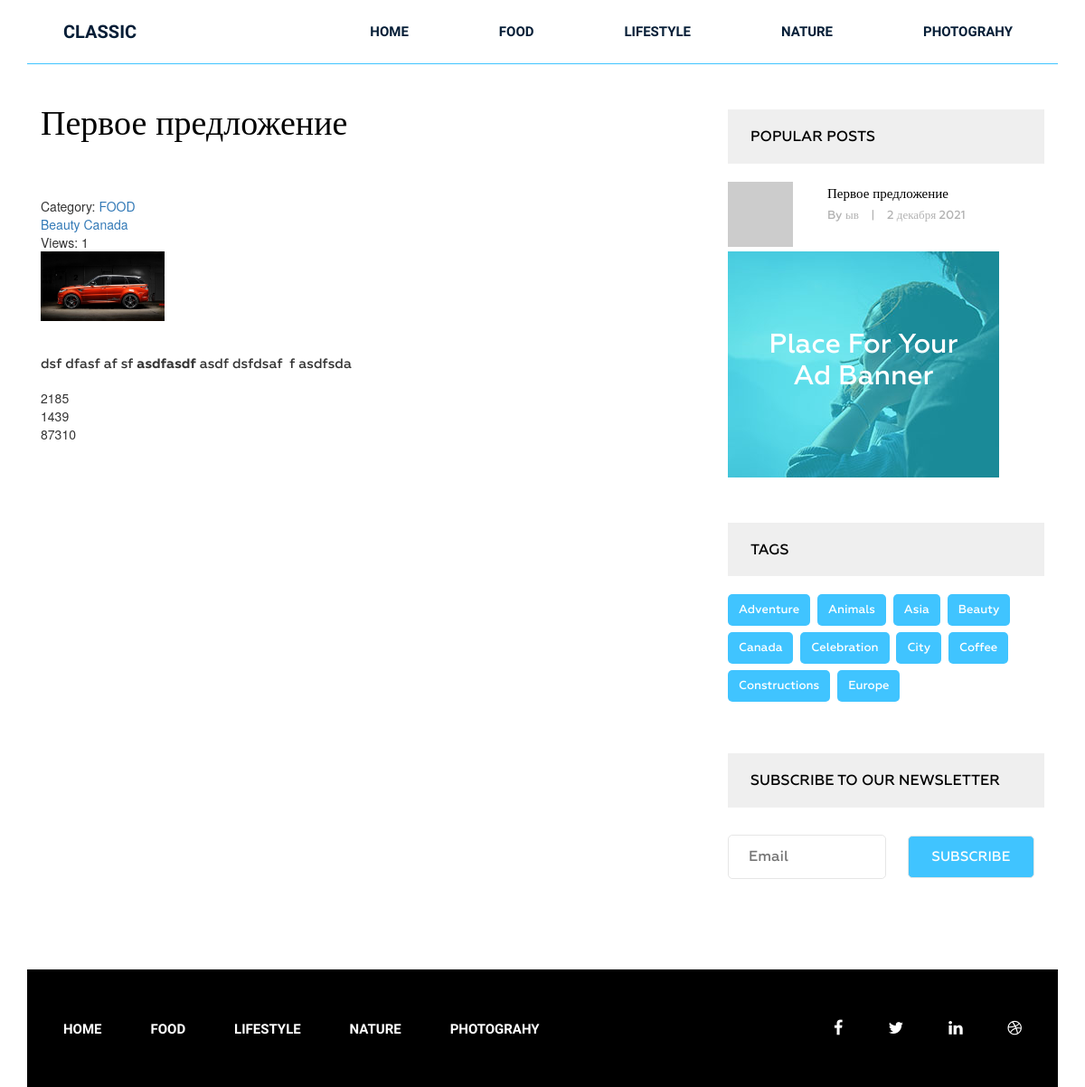
/post/pervoe-predlozhenie/, run on an earlier commit of the app's database.
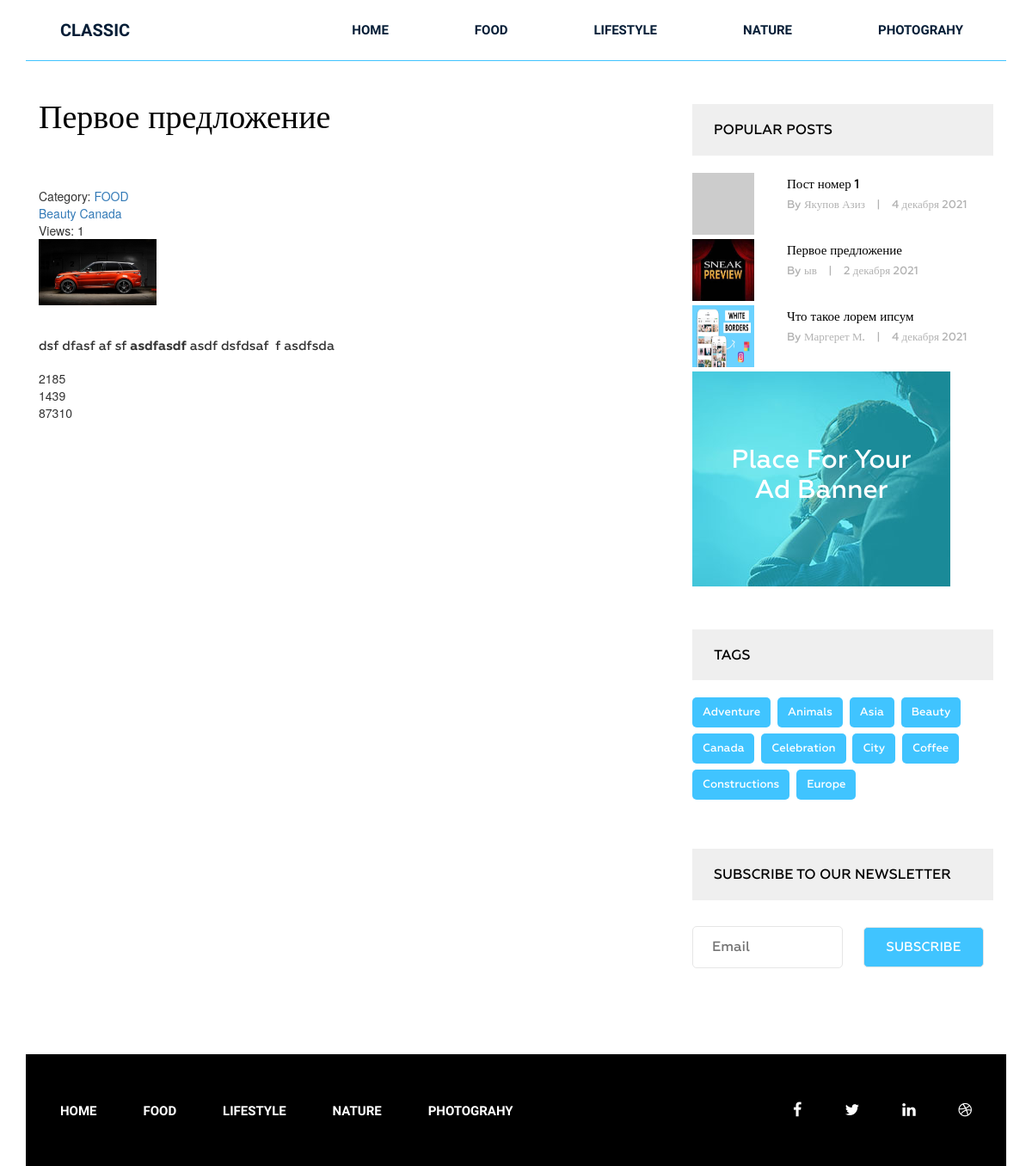
And on a later commit of the database.
### blog/models.py (models this page shows, shortened)
class Category(models.Model):
    title = models.CharField(max_length=255)
    slug = models.SlugField(max_length=255, verbose_name='Url', unique=True)
    def __str__(self):
        return self.title
    def get_absolute_url(self):
        return reverse('category', kwargs={"slug": self.slug})
    class Meta:
        ordering = ['title']
        verbose_name = 'Категория'
        verbose_name_plural = 'Категории'

class Post(models.Model):
    title = models.CharField(max_length=255, verbose_name='Заголовок')
    slug = models.SlugField(max_length=255, verbose_name='Url для СЕО', unique=True)
    author = models.CharField(max_length=100)
    content = CKEditor5Field(config_name='extends', blank=True)
    created_at = models.DateTimeField(auto_now_add=True, verbose_name='Опубликовано') #Дата создается в момент создания
    photo = models.ImageField(upload_to="photos/%Y/%m/%d/", blank=True)
    views = models.IntegerField(default=0, verbose_name="Кол-во просмотров")
    category = models.ForeignKey(Category, on_delete=models.PROTECT, related_name='posts') # Если первичная модель до поста, то можно писать ввиде ссылки,
    tags = models.ManyToManyField(Tag, blank=True, related_name='posts')
    def get_absolute_url(self):
        return reverse('post', kwargs={"slug": self.slug})
    class Meta:
        ordering = ['-created_at']
        verbose_name = 'Пост'
        verbose_name_plural = 'Посты'

class Tag(models.Model):
    title = models.CharField(max_length=100)
    slug = models.SlugField(max_length=100, verbose_name='Url Tags', unique=True)
    class Meta:
        ordering = ['title']
        verbose_name = 'Тэг'
        verbose_name_plural = 'Тэги'
    def get_absolute_url(self):
        return reverse('tag', kwargs={"slug": self.slug})

### blog/views.py (the view)
# urls.py: path('post/<str:slug>/', GetPost.as_view(), name="post"),
class GetPost(DetailView):
    model = Post
    template_name = 'blog/single.html'
    context_object_name = 'post'
    def get_context_data(self, *, object_list=None, **kwargs):
        context = super().get_context_data(**kwargs)
        self.object.views = F('views')+1
        self.object.save()
        self.object.refresh_from_db()
        return context

### blog/templatetags/menu.py (called while the page is built)
@register.inclusion_tag('blog/menu_tpl.html')
def show_menu(menu_class='menu'):
    categories = Category.objects.all()
    return {"categories": categories, "menu_class": menu_class}

### blog/templatetags/sidebar.py (called while the page is built)
@register.inclusion_tag('blog/popular_posts_tpl.html')
def get_popular(cnt=3):
    posts = Post.objects.order_by('-views')[:cnt]
    return {"posts": posts}

@register.inclusion_tag('blog/tags_tpl.html')
def get_tags():
    tags = Tag.objects.all()
    return {"tags": tags}

### blog/templates/blog/single.html (shortened to what this page needs)
{% extends 'base.html' %}
{% load static %}
{% load sidebar %}
{% block content %}
        <section class="single-blog-area">
            <div class="container">
                <div class="row">
                   <div class="col-md-12">
                    <div class="border-top">
                        <div class="col-md-8">
                        <div class="blog-area">
                            <div class="blog-area-part">
                                <h2>{{ post.title }}</h2>
                                <div class="for-style">
                                    Category: <a href="{{ post.category.get_absolute_url }}">{{ post.category }}</a><br>
                                    {% if post.tags.exists %}
                                            {% for tag in post.tags.all %}
                                                <a href="{{ tag.get_absolute_url }}">{{ tag.title }}</a>
                                            {% endfor %}
                                    {% endif %}
                                    <br>Views: {{ post.views }}
                                    {{ post.content|safe }}
                                </div>
                            </div>
                        </div>
                    </div>
                    <div class="col-md-4">
                        {% get_popular 3 %}
                        <div class="sidebar-ads">
                            <img src="img/sidebar-ads.jpg" alt="">
                            <p>Place For Your <br> Ad Banner</p>
                        </div>
                        {% get_tags %}
                        <div class="newsletter">
                            <h2 class="sidebar-title">Subscribe To oUR nEWSLETTER</h2>
                            <form action="#" method="post">
                                <input type="email" name="" id="" placeholder="Email">
                                <input type="submit" value="Subscribe">
                            </form>
                        </div>
                    </div>
                    </div>
                    </div>
                </div>
            </div>
        </section>
{% endblock %}

### templates/base.html (shortened to what this page needs)
{% load static %}
<!DOCTYPE html>
<html lang="en">
<head>
    <link rel="stylesheet" href="{% static 'css/bootstrap.css' %}">
    <link rel="stylesheet" href="{% static 'css/font-awesome.min.css' %}">
    <link rel="stylesheet" href="{% static 'css/owl.carousel.min.css' %}">
    <link rel="stylesheet" href="{% static 'css/owl.theme.default.min.css' %}">
    <link rel="stylesheet" href="{% static 'style.css' %}">
    <link rel="stylesheet" href="{% static 'responsive.css' %}">
</head>
<body>
    <div class="wrapper">
        {% include 'inc/_header.html' %}
        {% block content %}{% endblock %}
        {% include 'inc/_footer.html' %}
    </div>
</body>
</html>

### blog/templates/blog/popular_posts_tpl.html
<h2 class="sidebar-title">Popular posts</h2>
<div class="grid">
    {% for post in posts %}
                            <div class="portfolio-item recent" >
                                    {% if post.photo %}
                                    <img src="{{ post.photo.url }}" alt="" width="350" class="mr-3">
                                    {% else %}
                                    <img src="https://picsum.photos/id/1060/350/235/?blur=2" alt="" width="350" class="mr-3">
                                    {% endif%}
                                <div class="portfolio-text">
                                    <h5><a href="{{ post.get_absolute_url }}">{{ post.title }}</a></h5>
                                    <p>By {{ post.author }} <span>|</span> {{ post.created_at|date:"j E Y" }} </p>
                                </div>
                            </div>
    {% endfor %}
</div>

### blog/templates/blog/tags_tpl.html
<div class="tags">
    <h2 class="sidebar-title">Tags</h2>
    {% for tag in tags %}
                            <p><a href="{{ tag.get_absolute_url }}">{{ tag.title }}</a></p>
    {% endfor %}
 </div>

### templates/inc/_footer.html
{% load menu %}
<footer class="footer">
            <div class="container">
                <div class="row">
                    <div class="col-md-12">
                        <div class="footer-bg">
                            <div class="row">
                                <div class="col-md-9">
                                    <div class="footer-menu">
                                        {% show_menu 'footer-menu' %}
                                     </div>
                                </div>
                                <div class="col-md-3">
                                    <div class="footer-icon">
                                        <p><a href="#"><i class="fa fa-facebook" aria-hidden="true"></i></a><a href="#"><i class="fa fa-twitter" aria-hidden="true"></i></a><a href="#"><i class="fa fa-linkedin" aria-hidden="true"></i></a><a href="#"><i class="fa fa-dribbble" aria-hidden="true"></i></a></p>
                                    </div>
                                </div>
                            </div>
                        </div>
                    </div>
                </div>
            </div>
        </footer>

### siteblog/static/style.css (style rules this page uses)
.wrapper header.header .logo h2 { margin: 0 0 0 40px; padding: 0; }
.wrapper header.header .logo h2 a { color: #061e37; font-family: "Raleway", sans-serif; font-size: 20px; font-weight: 700; text-decoration: none; line-height: 70px; padding: 22px 0; text-transform: uppercase; }
.wrapper header.header .menu { margin: 0 }
.wrapper header.header .menu ul { float: right; margin: 0; padding: 0; margin-right: 4px; }
.wrapper header.header .menu ul li { display: inline-block; list-style: outside none none; margin: 0 -4px 0 0; }
.wrapper header.header .menu ul li a { color: rgb(6, 30, 55); font-family: "Raleway", sans-serif; font-size: 15px; font-weight: 600; line-height: 70px; padding: 26px 50px; text-decoration: none; text-transform: uppercase; }
.wrapper footer.footer { height: 130px; }
.wrapper footer .footer-bg { background: #000 none repeat scroll 0 0; height: 130px; overflow: hidden; }
.wrapper footer.footer .footer-menu { margin: 0 }
.wrapper footer.footer .footer-menu ul { line-height: 130px; margin: 0; padding: 0; }
.wrapper footer.footer .footer-menu ul li { display: inline; list-style: outside none none; margin: 0; padding: 30px 0px; }
.wrapper footer.footer .footer-menu ul li a { color: #fff; font-family: "Raleway", sans-serif; font-size: 15px; font-weight: 600; line-height: 70px; margin-left: 40px; padding: 26px 10px 26px 0; text-decoration: none; text-transform: uppercase; }
.wrapper footer.footer .footer-icon p { float: right; line-height: 130px; }
.wrapper footer.footer .footer-icon p i { color: #fff; font-size: 18px; margin-right: 30px; padding: 10px; }
.single-blog-area { margin-bottom: 100px; }
.single-blog-area .border-top { border-top: 1px solid #40c4ff; }
.single-blog-area h2 { color: #010101; font-family: Geometria; font-size: 38px; font-weight: 500; margin-bottom: 60px; margin-top: 45px; }
.single-blog-area p { font-family: Geometria; font-size: 15px; font-weight: 500; line-height: 35px; position: relative; text-align: justify; }
.single-blog-area .blog-area-part p { margin-top: 30px; }
.single-blog-area .for-style { margin-bottom: 50px; }
.single-blog-area img { width: 100% }
.single-blog-area .blog-area { margin-right: 40px; }
.single-blog-area form input { border: 1px solid #e6e6e6; margin: 0; padding: 12px 22px; border-radius: 5px; width: 100% }
.single-blog-area form input[placeholder] { color: #000; font-family: Geometria; font-size: 16px; font-weight: 500; }
.single-blog-area form { margin: 50px 0 0; position: relative; }
.grid .portfolio-item { margin-bottom: 30px; }
.grid .portfolio-item img { float: left; height: 72px; width: 72px; }
.single-blog-area .grid .portfolio-item .portfolio-text { margin-left: 110px; }
.single-blog-area .grid .portfolio-item .portfolio-text h5 { margin: 0 }
.single-blog-area .grid .portfolio-item .portfolio-text h5 a { color: #000; font-family: Geometria; font-size: 15px; font-weight: 500; line-height: 27px; text-decoration: none; }
.single-blog-area .grid .portfolio-item .portfolio-text p { font-family: Geometria; font-size: 13px; font-weight: 500; line-height: 20px; color: #b2b2b2; }
.single-blog-area .grid .portfolio-item .portfolio-text p span { margin: 0 10px; }
.single-blog-area .sidebar-ads { width: 300px; position: relative; }
.single-blog-area .sidebar-ads p { color: #fff; font-family: Geometria; font-size: 30px; font-weight: 500; position: absolute; text-align: center; top: 85px; width: 100%; }
.single-blog-area h2.sidebar-title { background: #efefef none repeat scroll 0 0; color: #000; font-family: Geometria; font-size: 16px; font-weight: 500; margin-bottom: 20px; margin-top: 50px; padding: 21px 25px; text-transform: uppercase; }
.single-blog-area .tags p { background: #40c4ff none repeat scroll 0 0; border-radius: 5px; display: inline-block; font-family: Geometria; font-size: 13px; font-weight: 500; margin-right: 4px; padding: 0 12px; margin-bottom: 7px; }
.single-blog-area .tags p a { color: #fff; display: inline-block; text-decoration: none; }
.single-blog-area .newsletter form { margin: 30px 0 0; }
.single-blog-area .newsletter input[type="email"] { width: 50%; margin-right: 20px; }
.single-blog-area .newsletter input[type="submit"] { width: 40%; background: #40c4ff; color: #fff; text-transform: uppercase; font-family: Geometria; font-size: 15px; font-weight: 500; }

What changed in the data, as far as the page shows it:
changed Post "Первое предложение": photo: picture added
added Post: title "Пост номер 1", author "Якупов Азиз", created_at "4 декабря 2021"
added Post: photo (placeholder picture), title "Что такое лорем ипсум", author "Маргерет М.", created_at "4 декабря 2021"
